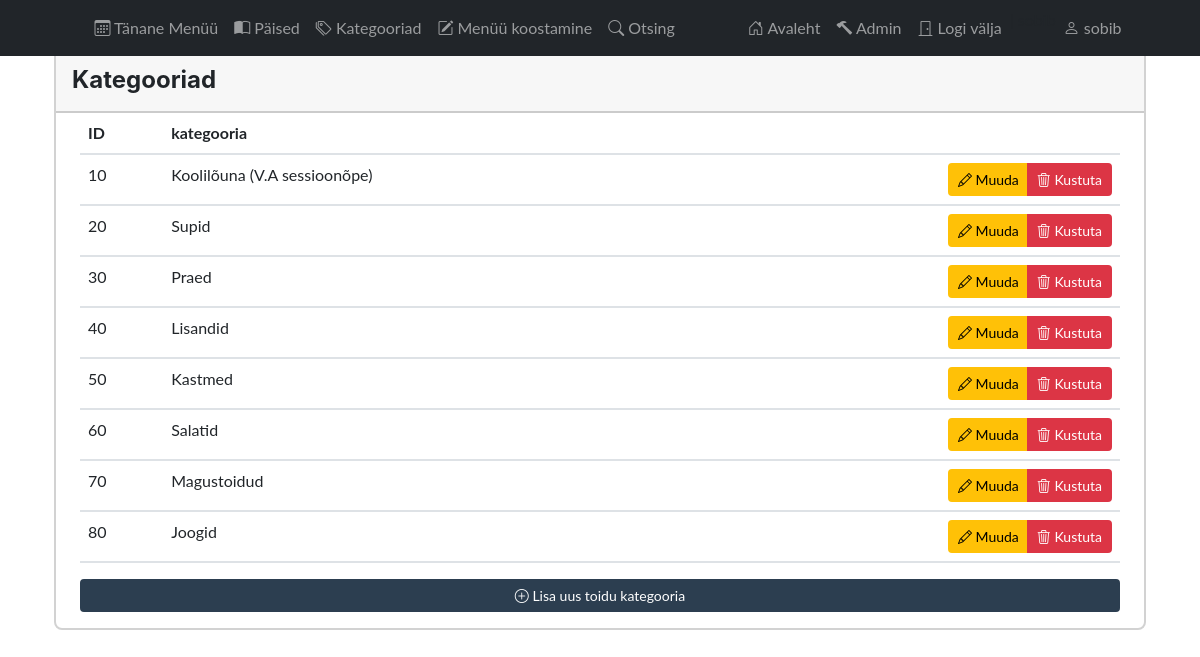
/app_admin/category/ (signed in), run on the app's committed database.
### app_admin/models.py (models this page shows, shortened)
class Category(models.Model):
    category_name = models.CharField(max_length=100, unique=True, verbose_name="Toidu kategooria nimi:")
    category_sort_id = models.PositiveIntegerField(unique=True, verbose_name="Toidu kategooria number:")
    class Meta:
        ordering = ["category_sort_id"]
        verbose_name_plural = "category_names"

### app_admin/views.py (the view)
# urls.py: path('category/', views.CategoryListView.as_view(), name="category"),
class CategoryListView(ListView):
    model = Category
    template_name = 'app_admin/category.html'
    context_object_name = 'data'  # Use a more general name to hold both categories and menus
    def get_queryset(self):
        categories = Category.objects.all()
        return {'categories': categories}

### app_admin/templates/app_admin/category.html (shortened to what this page needs)
{% extends "base_admin.html" %}
{% block content %}
    {% if user.is_authenticated %}
        <div class="container mt-5">
            <div class="col-auto mx-auto">
                <div class="card col-12 mx-auto">
                    <div class="card-header">
                        <div class="card-title d-flex justify-content-between align-self-auto">
                            <h4 class="m-0 mt-2">Kategooriad</h4>
                        </div>
                    </div>
                    <div class="table-body mx-4">
                        <table class="table custom-table" id="dataTable">
                            <thead>
                            <tr>
                                <th>ID</th>
                                <th>kategooria</th>
                                <th></th>
                            </tr>
                            </thead>
                            <tbody>
                            {% for category in data.categories %}
                                <tr>
                                    <td>{{ category.category_sort_id }}</td>
                                    <td>{{ category.category_name }}</td>
                                    <td class="text-end">
                                        <div class="btn-group">
                                            <a class="btn btn-warning btn-sm"
                                               href="{% url 'app_admin:category_update' pk=category.id %}"><i
                                                    class="bi bi-pencil"></i> Muuda</a>
                                            <a class="btn btn-danger btn-sm"
                                               href="{% url 'app_admin:category_delete' pk=category.id %}"><i
                                                    class="bi bi-trash3"></i> Kustuta</a>
                                        </div>
                                    </td>
                                </tr>
                            {% endfor %}
                            </tbody>
                        </table>
                        <a class="btn btn-secondary btn-sm d-block mx-auto mt-3 mb-3"
                           href="{% url 'app_admin:category_create' %}"><i class="bi bi-plus-circle"></i> Lisa uus toidu
                            kategooria</a>
                    </div>
                </div>
            </div>
        </div>
    {% endif %}
{% endblock %}

### templates/menu.html (shortened to what this page needs)
{% if user.is_authenticated %}
<nav class="navbar navbar-expand-lg navbar-dark bg-dark fixed-top" id="navbar">
    <div class="container">
        <div class="collapse navbar-collapse" id="navbarSupportedContent">
            <ul class="navbar-nav mx-auto mb-2 mb-lg-0">
                <li class="nav-item"><a class="nav-link" aria-current="page" href="{% url "app_public:index" %}" target="_blank"><i class="bi bi-calendar3"></i> Tänane Menüü</a></li>
                <li class="nav-item"><a class="nav-link" href="{% url "app_admin:menu" %}"><i class="bi bi-book-half"></i> Päised</a></li>
                <li class="nav-item"><a class="nav-link" href="{% url "app_admin:category" %}"><i class="bi bi-tags"></i> Kategooriad</a></li>
                <li class="nav-item"><a class="nav-link" href="{% url "app_admin:food_menu_list" %}"><i class="bi bi-pencil-square"></i> Menüü koostamine</a></li>
                <li class="nav-item"><a class="nav-link" href="{% url "app_admin:archive" %}"><i class="bi bi-search"></i> Otsing</a></li>
            </ul>
            {% if user.is_authenticated %}
                <ul class="navbar-nav mx-lg-auto">
                    <li class="nav-item ms-auto"><a class="nav-link" href="/app_admin"><i class="bi bi-house-door"></i> Avaleht</a></li>
                    <li class="nav-item ms-auto"><a class="nav-link" href="/admin"><i class="bi bi-hammer"></i> Admin </a></li>
                    <li class="nav-item ms-auto"><a class="nav-link" href="{% url 'logout' %}"><i class="bi bi-door-closed"></i> Logi välja </a></li>| {{ user.username }}
                    <li class="nav-item ms-auto"><a class="nav-link"><i class="bi bi-person"></i> {{ user.username }}</a></li>
                </ul>
            {% endif %}
        </div>
    </div>
</nav>
{% endif %}

### data on the page
Category: category_sort_id "10", category_name "Koolilõuna (V.A sessioonõpe)"
Category: category_sort_id "20", category_name "Supid"
Category: category_sort_id "30", category_name "Praed"
Category: category_sort_id "40", category_name "Lisandid"
Category: category_sort_id "50", category_name "Kastmed"
Category: category_sort_id "60", category_name "Salatid"
Category: category_sort_id "70", category_name "Magustoidud"
Category: category_sort_id "80", category_name "Joogid"

### other printed values
{{ user.username }} "sobib"
